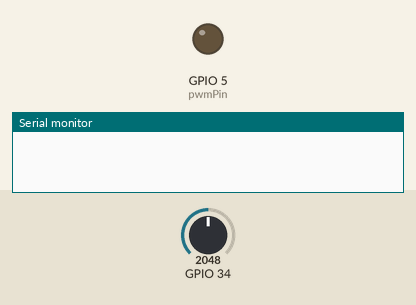
The sketch below on a simulated ESP32. Shown: output pins drawn as LEDs (lit = HIGH), the last lines printed to the serial monitor. Inputs (shaded band) come from the test bench; at power-on: GPIO 34 = 2048 (analog values on the 0–4095 scale).

Above: at 0.0 s.
At 1.2 s:
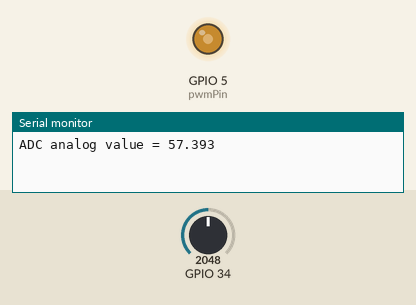
Timing chart, 0 to 2.7 s (numbered marks = the images above):
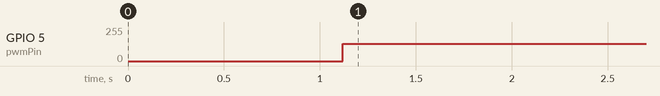

Measured:
- by itself, GPIO 5 (pwmPin): 0/255 → 128/255 at 1.1 s

The sketch:

ESP32_Code.ino
```cpp
const int pwmPin = 5;

void setup() {
  Serial.begin(115200);
  pinMode(pwmPin, OUTPUT );
  ledcSetup(0, 10000, 8);

  ledcAttachPin(pwmPin , 0);

  analogReadResolution(12);
}
void loop() {
  float sum=0;
  for (int i = 0 ; i<10000 ; i++)
  {
    float analogValue = analogRead(34);
    analogValue = (analogValue/4095) *3.3;
    sum += analogValue ;
  }
  float data = sum /10000 ;
  data = 365.4*data - 545.66;
  ledcWrite(0, 128);
  Serial.printf("ADC analog value = %2.3f\n",data);
  delay(1000);
}
```
